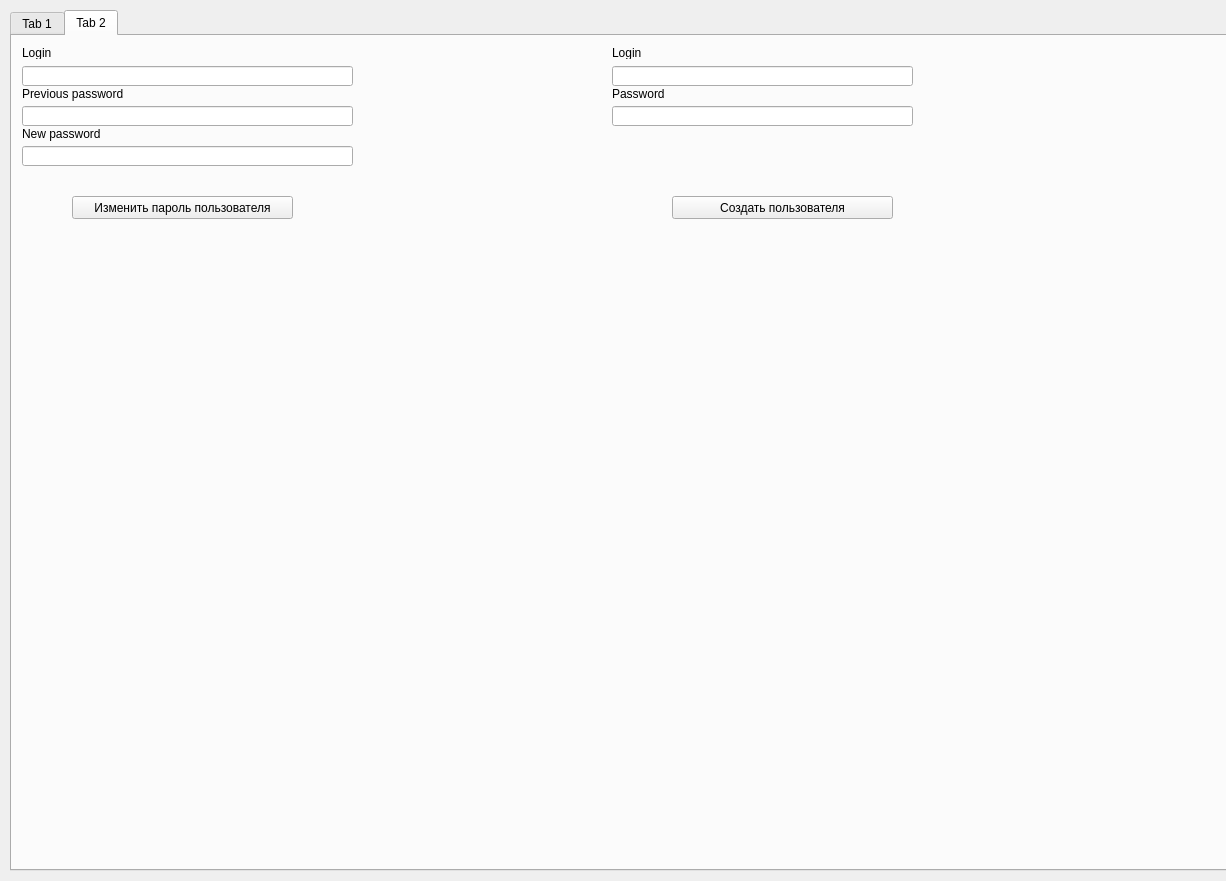
<?xml version="1.0" encoding="UTF-8"?>
<ui version="4.0">
 <class>MainWindow</class>
 <widget class="QMainWindow" name="MainWindow">
  <property name="geometry">
   <rect>
    <x>0</x>
    <y>0</y>
    <width>1226</width>
    <height>881</height>
   </rect>
  </property>
  <property name="windowTitle">
   <string>MainWindow</string>
  </property>
  <widget class="QWidget" name="centralwidget">
   <widget class="QTabWidget" name="tabWidget">
    <property name="geometry">
     <rect>
      <x>10</x>
      <y>10</y>
      <width>1241</width>
      <height>861</height>
     </rect>
    </property>
    <property name="currentIndex">
     <number>1</number>
    </property>
    <widget class="QWidget" name="tab">
     <attribute name="title">
      <string>Tab 1</string>
     </attribute>
     <widget class="QLabel" name="label">
      <property name="geometry">
       <rect>
        <x>0</x>
        <y>30</y>
        <width>91</width>
        <height>16</height>
       </rect>
      </property>
      <property name="text">
       <string>Выберите:</string>
      </property>
     </widget>
     <widget class="QPushButton" name="pushButton">
      <property name="geometry">
       <rect>
        <x>420</x>
        <y>30</y>
        <width>75</width>
        <height>23</height>
       </rect>
      </property>
      <property name="text">
       <string>Анализ</string>
      </property>
     </widget>
     <widget class="QTreeWidget" name="treeWidget">
      <property name="geometry">
       <rect>
        <x>0</x>
        <y>90</y>
        <width>1171</width>
        <height>721</height>
       </rect>
      </property>
      <column>
       <property name="text">
        <string>Папка</string>
       </property>
      </column>
      <column>
       <property name="text">
        <string>Процент от родителя</string>
       </property>
      </column>
      <column>
       <property name="text">
        <string>Размер на диске</string>
       </property>
      </column>
      <column>
       <property name="text">
        <string>Дата изменения</string>
       </property>
      </column>
      <column>
       <property name="text">
        <string>Размер в байтах</string>
       </property>
      </column>
     </widget>
     <widget class="QWidget" name="layoutWidget">
      <property name="geometry">
       <rect>
        <x>880</x>
        <y>60</y>
        <width>261</width>
        <height>22</height>
       </rect>
      </property>
      <layout class="QHBoxLayout" name="horizontalLayout">
       <item>
        <widget class="QLabel" name="free_text">
         <property name="text">
          <string>Свободно</string>
         </property>
        </widget>
       </item>
       <item>
        <spacer name="horizontalSpacer_4">
         <property name="orientation">
          <enum>Qt::Horizontal</enum>
         </property>
         <property name="sizeHint" stdset="0">
          <size>
           <width>108</width>
           <height>20</height>
          </size>
         </property>
        </spacer>
       </item>
       <item>
        <widget class="QLabel" name="free_value">
         <property name="text">
          <string/>
         </property>
        </widget>
       </item>
      </layout>
     </widget>
     <widget class="QWidget" name="layoutWidget_2">
      <property name="geometry">
       <rect>
        <x>880</x>
        <y>40</y>
        <width>261</width>
        <height>22</height>
       </rect>
      </property>
      <layout class="QHBoxLayout" name="horizontalLayout_2">
       <item>
        <widget class="QLabel" name="occupied_text">
         <property name="text">
          <string>Занято</string>
         </property>
        </widget>
       </item>
       <item>
        <spacer name="horizontalSpacer_3">
         <property name="orientation">
          <enum>Qt::Horizontal</enum>
         </property>
         <property name="sizeHint" stdset="0">
          <size>
           <width>180</width>
           <height>20</height>
          </size>
         </property>
        </spacer>
       </item>
       <item>
        <widget class="QLabel" name="occupied_value">
         <property name="text">
          <string/>
         </property>
        </widget>
       </item>
      </layout>
     </widget>
     <widget class="QWidget" name="layoutWidget_3">
      <property name="geometry">
       <rect>
        <x>880</x>
        <y>20</y>
        <width>261</width>
        <height>22</height>
       </rect>
      </property>
      <layout class="QHBoxLayout" name="horizontalLayout_3">
       <item>
        <widget class="QLabel" name="size_text">
         <property name="text">
          <string>Объём</string>
         </property>
        </widget>
       </item>
       <item>
        <spacer name="horizontalSpacer">
         <property name="orientation">
          <enum>Qt::Horizontal</enum>
         </property>
         <property name="sizeHint" stdset="0">
          <size>
           <width>108</width>
           <height>20</height>
          </size>
         </property>
        </spacer>
       </item>
       <item>
        <widget class="QLabel" name="size_value">
         <property name="text">
          <string/>
         </property>
        </widget>
       </item>
      </layout>
     </widget>
     <widget class="QWidget" name="layoutWidget_4">
      <property name="geometry">
       <rect>
        <x>880</x>
        <y>0</y>
        <width>261</width>
        <height>22</height>
       </rect>
      </property>
      <layout class="QHBoxLayout" name="horizontalLayout_4">
       <item>
        <widget class="QLabel" name="choose">
         <property name="text">
          <string>Выбор</string>
         </property>
        </widget>
       </item>
       <item>
        <spacer name="horizontalSpacer_2">
         <property name="orientation">
          <enum>Qt::Horizontal</enum>
         </property>
         <property name="sizeHint" stdset="0">
          <size>
           <width>207</width>
           <height>17</height>
          </size>
         </property>
        </spacer>
       </item>
       <item>
        <widget class="QLabel" name="disk_chosen">
         <property name="text">
          <string/>
         </property>
        </widget>
       </item>
      </layout>
     </widget>
     <widget class="QComboBox" name="comboBox">
      <property name="geometry">
       <rect>
        <x>90</x>
        <y>30</y>
        <width>271</width>
        <height>22</height>
       </rect>
      </property>
     </widget>
    </widget>
    <widget class="QWidget" name="tab_2">
     <attribute name="title">
      <string>Tab 2</string>
     </attribute>
     <widget class="QLabel" name="icon">
      <property name="geometry">
       <rect>
        <x>380</x>
        <y>310</y>
        <width>381</width>
        <height>411</height>
       </rect>
      </property>
      <property name="text">
       <string/>
      </property>
     </widget>
     <widget class="QLineEdit" name="lineEdit">
      <property name="geometry">
       <rect>
        <x>10</x>
        <y>30</y>
        <width>331</width>
        <height>20</height>
       </rect>
      </property>
     </widget>
     <widget class="QLineEdit" name="lineEdit_2">
      <property name="geometry">
       <rect>
        <x>10</x>
        <y>70</y>
        <width>331</width>
        <height>20</height>
       </rect>
      </property>
     </widget>
     <widget class="QLineEdit" name="lineEdit_3">
      <property name="geometry">
       <rect>
        <x>10</x>
        <y>110</y>
        <width>331</width>
        <height>20</height>
       </rect>
      </property>
     </widget>
     <widget class="QLineEdit" name="lineEdit_4">
      <property name="geometry">
       <rect>
        <x>600</x>
        <y>30</y>
        <width>301</width>
        <height>20</height>
       </rect>
      </property>
     </widget>
     <widget class="QLineEdit" name="lineEdit_5">
      <property name="geometry">
       <rect>
        <x>600</x>
        <y>70</y>
        <width>301</width>
        <height>20</height>
       </rect>
      </property>
     </widget>
     <widget class="QPushButton" name="change_user_password">
      <property name="geometry">
       <rect>
        <x>60</x>
        <y>160</y>
        <width>221</width>
        <height>23</height>
       </rect>
      </property>
      <property name="text">
       <string>Изменить пароль пользователя</string>
      </property>
     </widget>
     <widget class="QPushButton" name="create_user">
      <property name="geometry">
       <rect>
        <x>660</x>
        <y>160</y>
        <width>221</width>
        <height>23</height>
       </rect>
      </property>
      <property name="text">
       <string>Создать пользователя</string>
      </property>
     </widget>
     <widget class="QLabel" name="label_2">
      <property name="geometry">
       <rect>
        <x>10</x>
        <y>10</y>
        <width>47</width>
        <height>13</height>
       </rect>
      </property>
      <property name="text">
       <string>Login</string>
      </property>
     </widget>
     <widget class="QLabel" name="label_3">
      <property name="geometry">
       <rect>
        <x>10</x>
        <y>50</y>
        <width>111</width>
        <height>16</height>
       </rect>
      </property>
      <property name="text">
       <string>Previous password</string>
      </property>
     </widget>
     <widget class="QLabel" name="label_4">
      <property name="geometry">
       <rect>
        <x>10</x>
        <y>90</y>
        <width>101</width>
        <height>16</height>
       </rect>
      </property>
      <property name="text">
       <string>New password</string>
      </property>
     </widget>
     <widget class="QLabel" name="label_5">
      <property name="geometry">
       <rect>
        <x>600</x>
        <y>10</y>
        <width>47</width>
        <height>13</height>
       </rect>
      </property>
      <property name="text">
       <string>Login</string>
      </property>
     </widget>
     <widget class="QLabel" name="label_6">
      <property name="geometry">
       <rect>
        <x>600</x>
        <y>50</y>
        <width>71</width>
        <height>16</height>
       </rect>
      </property>
      <property name="text">
       <string>Password</string>
      </property>
     </widget>
    </widget>
   </widget>
  </widget>
 </widget>
 <resources/>
 <connections/>
</ui>
